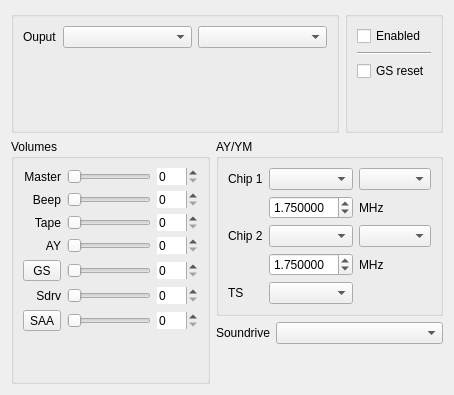
       <widget class="QWidget" name="tab3">
        <attribute name="icon">
         <iconset>
          <normalon>:/images/speaker.png</normalon>
         </iconset>
        </attribute>
        <attribute name="title">
         <string>Sound</string>
        </attribute>
        <layout class="QVBoxLayout" name="verticalLayout_43" stretch="0,0,10">
         <item>
          <layout class="QHBoxLayout" name="horizontalLayout_25">
           <item>
            <widget class="QGroupBox" name="sndOutGBox">
             <layout class="QGridLayout" name="gridLayout_5" columnstretch="0,10,10">
              <item row="0" column="1">
               <widget class="QComboBox" name="outbox"/>
              </item>
              <item row="0" column="2">
               <widget class="QComboBox" name="ratbox"/>
              </item>
              <item row="0" column="0">
               <widget class="QLabel" name="label_4">
                <property name="text">
                 <string>Ouput</string>
                </property>
               </widget>
              </item>
              <item row="1" column="1">
               <spacer name="verticalSpacer_22">
                <property name="orientation">
                 <enum>Qt::Vertical</enum>
                </property>
                <property name="sizeHint" stdset="0">
                 <size>
                  <width>20</width>
                  <height>40</height>
                 </size>
                </property>
               </spacer>
              </item>
             </layout>
            </widget>
           </item>
           <item>
            <widget class="QGroupBox" name="sndOptGBox">
             <layout class="QVBoxLayout" name="verticalLayout_22">
              <item>
               <widget class="QCheckBox" name="senbox">
                <property name="text">
                 <string>Enabled</string>
                </property>
               </widget>
              </item>
              <item>
               <widget class="Line" name="line_3">
                <property name="orientation">
                 <enum>Qt::Horizontal</enum>
                </property>
               </widget>
              </item>
              <item>
               <widget class="QCheckBox" name="gsrbox">
                <property name="text">
                 <string>GS reset</string>
                </property>
               </widget>
              </item>
              <item>
               <spacer name="verticalSpacer_23">
                <property name="orientation">
                 <enum>Qt::Vertical</enum>
                </property>
                <property name="sizeHint" stdset="0">
                 <size>
                  <width>20</width>
                  <height>40</height>
                 </size>
                </property>
               </spacer>
              </item>
             </layout>
            </widget>
           </item>
          </layout>
         </item>
         <item>
          <layout class="QHBoxLayout" name="horizontalLayout_32">
           <item>
            <widget class="QGroupBox" name="groupBox_12">
             <property name="title">
              <string>Volumes</string>
             </property>
             <layout class="QGridLayout" name="gridLayout_14">
              <item row="2" column="0">
               <widget class="QLabel" name="label_10">
                <property name="text">
                 <string>Tape</string>
                </property>
                <property name="alignment">
                 <set>Qt::AlignRight|Qt::AlignTrailing|Qt::AlignVCenter</set>
                </property>
               </widget>
              </item>
              <item row="4" column="0">
               <widget class="QToolButton" name="tbGS">
                <property name="sizePolicy">
                 <sizepolicy hsizetype="Preferred" vsizetype="Fixed">
                  <horstretch>0</horstretch>
                  <verstretch>0</verstretch>
                 </sizepolicy>
                </property>
                <property name="text">
                 <string>GS</string>
                </property>
                <property name="checkable">
                 <bool>true</bool>
                </property>
               </widget>
              </item>
              <item row="5" column="0">
               <widget class="QLabel" name="label_30">
                <property name="text">
                 <string>Sdrv</string>
                </property>
                <property name="alignment">
                 <set>Qt::AlignRight|Qt::AlignTrailing|Qt::AlignVCenter</set>
                </property>
               </widget>
              </item>
              <item row="1" column="2">
               <widget class="QSpinBox" name="sbBeepVol">
                <property name="frame">
                 <bool>false</bool>
                </property>
                <property name="maximum">
                 <number>100</number>
                </property>
               </widget>
              </item>
              <item row="0" column="2">
               <widget class="QSpinBox" name="sbMasterVol">
                <property name="frame">
                 <bool>false</bool>
                </property>
                <property name="maximum">
                 <number>100</number>
                </property>
               </widget>
              </item>
              <item row="6" column="2">
               <widget class="QSpinBox" name="sbSAAVol">
                <property name="frame">
                 <bool>false</bool>
                </property>
                <property name="maximum">
                 <number>100</number>
                </property>
               </widget>
              </item>
              <item row="0" column="0">
               <widget class="QLabel" name="label_14">
                <property name="text">
                 <string>Master</string>
                </property>
                <property name="alignment">
                 <set>Qt::AlignRight|Qt::AlignTrailing|Qt::AlignVCenter</set>
                </property>
               </widget>
              </item>
              <item row="5" column="1">
               <widget class="QSlider" name="sldSdrvVol">
                <property name="maximum">
                 <number>100</number>
                </property>
                <property name="orientation">
                 <enum>Qt::Horizontal</enum>
                </property>
               </widget>
              </item>
              <item row="6" column="0">
               <widget class="QToolButton" name="tbSAA">
                <property name="sizePolicy">
                 <sizepolicy hsizetype="Preferred" vsizetype="Fixed">
                  <horstretch>0</horstretch>
                  <verstretch>0</verstretch>
                 </sizepolicy>
                </property>
                <property name="text">
                 <string>SAA</string>
                </property>
                <property name="checkable">
                 <bool>true</bool>
                </property>
               </widget>
              </item>
              <item row="3" column="2">
               <widget class="QSpinBox" name="sbAYVol">
                <property name="frame">
                 <bool>false</bool>
                </property>
                <property name="maximum">
                 <number>100</number>
                </property>
               </widget>
              </item>
              <item row="5" column="2">
               <widget class="QSpinBox" name="sbSdrvVol">
                <property name="frame">
                 <bool>false</bool>
                </property>
                <property name="maximum">
                 <number>100</number>
                </property>
               </widget>
              </item>
              <item row="1" column="1">
               <widget class="QSlider" name="sldBeepVol">
                <property name="maximum">
                 <number>100</number>
                </property>
                <property name="orientation">
                 <enum>Qt::Horizontal</enum>
                </property>
               </widget>
              </item>
              <item row="6" column="1">
               <widget class="QSlider" name="sldSAAVol">
                <property name="maximum">
                 <number>100</number>
                </property>
                <property name="orientation">
                 <enum>Qt::Horizontal</enum>
                </property>
               </widget>
              </item>
              <item row="3" column="0">
               <widget class="QLabel" name="label_11">
                <property name="text">
                 <string>AY</string>
                </property>
                <property name="alignment">
                 <set>Qt::AlignRight|Qt::AlignTrailing|Qt::AlignVCenter</set>
                </property>
               </widget>
              </item>
              <item row="0" column="1">
               <widget class="QSlider" name="sldMasterVol">
                <property name="maximum">
                 <number>100</number>
                </property>
                <property name="orientation">
                 <enum>Qt::Horizontal</enum>
                </property>
               </widget>
              </item>
              <item row="4" column="1">
               <widget class="QSlider" name="sldGSVol">
                <property name="maximum">
                 <number>100</number>
                </property>
                <property name="orientation">
                 <enum>Qt::Horizontal</enum>
                </property>
               </widget>
              </item>
              <item row="4" column="2">
               <widget class="QSpinBox" name="sbGSVol">
                <property name="frame">
                 <bool>false</bool>
                </property>
                <property name="maximum">
                 <number>100</number>
                </property>
               </widget>
              </item>
              <item row="3" column="1">
               <widget class="QSlider" name="sldAYVol">
                <property name="maximum">
                 <number>100</number>
                </property>
                <property name="orientation">
                 <enum>Qt::Horizontal</enum>
                </property>
               </widget>
              </item>
              <item row="2" column="1">
               <widget class="QSlider" name="sldTapeVol">
                <property name="maximum">
                 <number>100</number>
                </property>
                <property name="orientation">
                 <enum>Qt::Horizontal</enum>
                </property>
               </widget>
              </item>
              <item row="2" column="2">
               <widget class="QSpinBox" name="sbTapeVol">
                <property name="frame">
                 <bool>false</bool>
                </property>
                <property name="maximum">
                 <number>100</number>
                </property>
               </widget>
              </item>
              <item row="1" column="0">
               <widget class="QLabel" name="label_9">
                <property name="text">
                 <string>Beep</string>
                </property>
                <property name="alignment">
                 <set>Qt::AlignRight|Qt::AlignTrailing|Qt::AlignVCenter</set>
                </property>
               </widget>
              </item>
              <item row="7" column="0">
               <spacer name="verticalSpacer_8">
                <property name="orientation">
                 <enum>Qt::Vertical</enum>
                </property>
                <property name="sizeHint" stdset="0">
                 <size>
                  <width>20</width>
                  <height>40</height>
                 </size>
                </property>
               </spacer>
              </item>
             </layout>
            </widget>
           </item>
           <item>
            <layout class="QVBoxLayout" name="verticalLayout_20">
             <item>
              <widget class="QGroupBox" name="aygroup">
               <property name="title">
                <string>AY/YM</string>
               </property>
               <property name="checkable">
                <bool>false</bool>
               </property>
               <layout class="QVBoxLayout" name="verticalLayout_9">
                <item>
                 <layout class="QGridLayout" name="gridLayout_13">
                  <item row="4" column="0">
                   <widget class="QLabel" name="label_25">
                    <property name="text">
                     <string>TS</string>
                    </property>
                   </widget>
                  </item>
                  <item row="0" column="0">
                   <widget class="QLabel" name="label_15">
                    <property name="text">
                     <string>Chip 1</string>
                    </property>
                   </widget>
                  </item>
                  <item row="0" column="1">
                   <widget class="QComboBox" name="schip1box"/>
                  </item>
                  <item row="0" column="2">
                   <widget class="QComboBox" name="stereo1box"/>
                  </item>
                  <item row="2" column="0">
                   <widget class="QLabel" name="label_16">
                    <property name="text">
                     <string>Chip 2</string>
                    </property>
                   </widget>
                  </item>
                  <item row="2" column="1">
                   <widget class="QComboBox" name="schip2box"/>
                  </item>
                  <item row="2" column="2">
                   <widget class="QComboBox" name="stereo2box"/>
                  </item>
                  <item row="1" column="1">
                   <widget class="QDoubleSpinBox" name="chip1freq">
                    <property name="decimals">
                     <number>6</number>
                    </property>
                    <property name="maximum">
                     <double>10.000000000000000</double>
                    </property>
                    <property name="value">
                     <double>1.750000000000000</double>
                    </property>
                   </widget>
                  </item>
                  <item row="4" column="1">
                   <widget class="QComboBox" name="tsbox"/>
                  </item>
                  <item row="1" column="2">
                   <widget class="QLabel" name="label_51">
                    <property name="text">
                     <string>MHz</string>
                    </property>
                   </widget>
                  </item>
                  <item row="3" column="1">
                   <widget class="QDoubleSpinBox" name="chip2freq">
                    <property name="decimals">
                     <number>6</number>
                    </property>
                    <property name="maximum">
                     <double>10.000000000000000</double>
                    </property>
                    <property name="value">
                     <double>1.750000000000000</double>
                    </property>
                   </widget>
                  </item>
                  <item row="3" column="2">
                   <widget class="QLabel" name="label_52">
                    <property name="text">
                     <string>MHz</string>
                    </property>
                   </widget>
                  </item>
                 </layout>
                </item>
               </layout>
              </widget>
             </item>
             <item>
              <layout class="QGridLayout" name="gridLayout_12" columnstretch="0,10">
               <item row="0" column="0">
                <widget class="QLabel" name="label_41">
                 <property name="text">
                  <string>Soundrive</string>
                 </property>
                </widget>
               </item>
               <item row="0" column="1">
                <widget class="QComboBox" name="sdrvBox"/>
               </item>
              </layout>
             </item>
             <item>
              <spacer name="verticalSpacer_2">
               <property name="orientation">
                <enum>Qt::Vertical</enum>
               </property>
               <property name="sizeHint" stdset="0">
                <size>
                 <width>20</width>
                 <height>40</height>
                </size>
               </property>
              </spacer>
             </item>
            </layout>
           </item>
          </layout>
         </item>
         <item>
          <spacer name="verticalSpacer_10">
           <property name="orientation">
            <enum>Qt::Vertical</enum>
           </property>
           <property name="sizeHint" stdset="0">
            <size>
             <width>20</width>
             <height>0</height>
            </size>
           </property>
          </spacer>
         </item>
        </layout>
       </widget>
